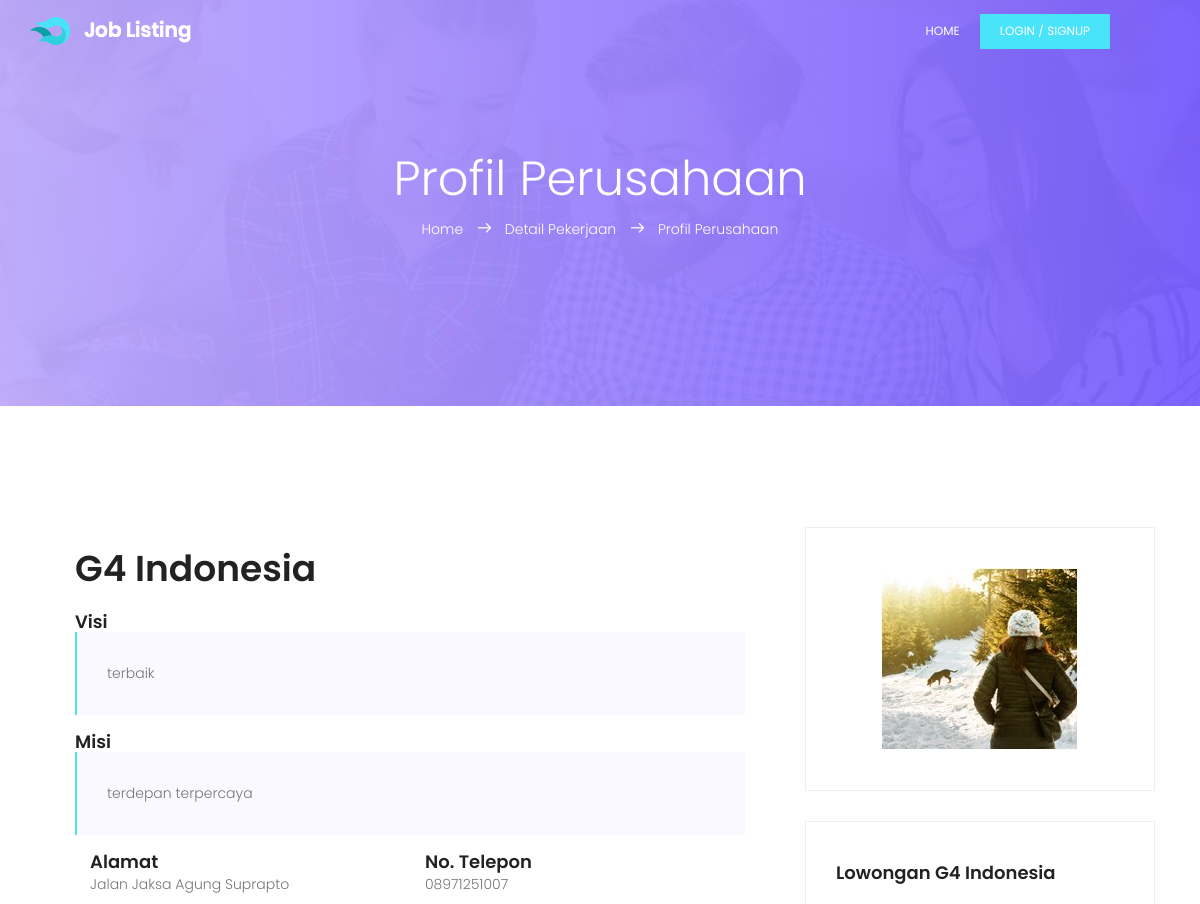
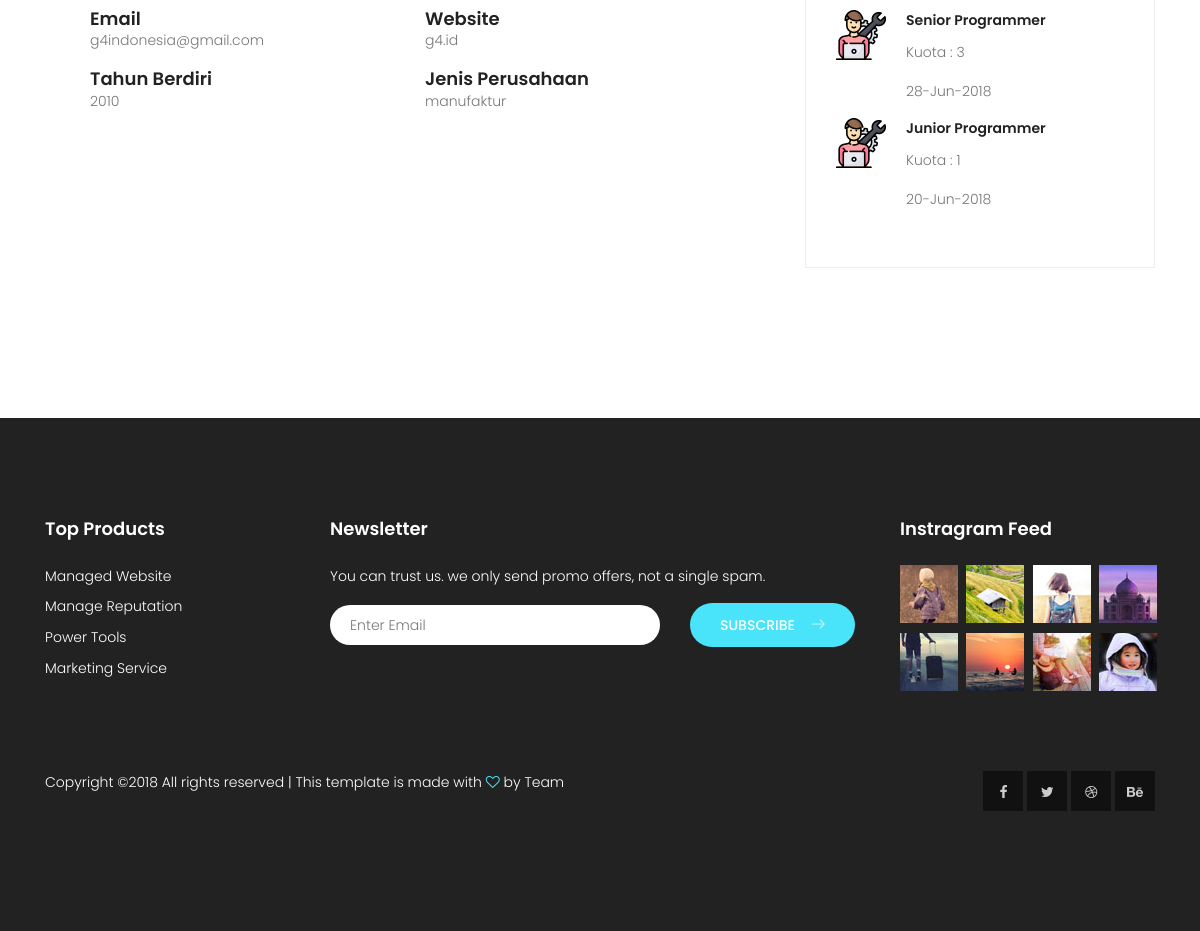
Page /index.php/home/single/2/1 on the committed database (2 pictures, top to bottom).
### tables this page shows
CREATE TABLE `perusahaan` (
  `idPerusahaan` int(11) NOT NULL,
  `namaPerusahaan` varchar(50) NOT NULL,
  `alamat` varchar(100) NOT NULL,
  `noTelp` varchar(12) NOT NULL,
  `email` varchar(50) NOT NULL,
  `website` varchar(50) NOT NULL,
  `visi` varchar(255) NOT NULL,
  `misi` varchar(255) NOT NULL,
  `tahunBerdiri` date NOT NULL,
  `idJenisPerusahaan` int(11) NOT NULL,
  `fotoPerusahaan` varchar(255) NOT NULL,
  `fkUser` int(11) NOT NULL
);

CREATE TABLE `jenis_perusahaan` (
  `idJenisPerusahaan` int(11) NOT NULL,
  `jenisPerusahaan` varchar(25) NOT NULL
);

CREATE TABLE `lowongan` (
  `idLowongan` int(11) NOT NULL,
  `lowongan` varchar(50) NOT NULL,
  `deskripsi` varchar(255) NOT NULL,
  `persyaratan` varchar(255) NOT NULL,
  `idPerusahaan` int(11) NOT NULL,
  `tglPost` date NOT NULL,
  `status` enum('buka','tutup') NOT NULL,
  `gaji` bigint(20) NOT NULL,
  `kota` varchar(25) NOT NULL,
  `jamKerja` enum('0','1','2') NOT NULL,
  `kuota` int(11) NOT NULL,
  `fkKategori` int(11) NOT NULL
);

CREATE TABLE `kategori_pekerjaan` (
  `idKategori` int(11) NOT NULL,
  `namaKategori` varchar(50) NOT NULL,
  `gambar` varchar(250) NOT NULL
);

### application/controllers/home.php (called while the page is built, shortened)
<?php
class Home extends CI_Controller {
	var $data;
	public function __construct()
	{
		$this->load->model('lowongan');
		$this->load->model('user');
	}
	public function single($idLowongan, $idPerusahaan = 0)
	{
		$data['userMasuk'] = $this->data;
		if ($idPerusahaan == 0) {
			$data['lowongan'] = $this->lowongan->getLowongan($idLowongan);
			$data['lowonganTerkait'] = $this->lowongan->getLowongan('', $idLowongan, $data['lowongan'][0]->fkKategori);
			$data['pendaftar'] = $this->lowongan->getPendaftar();
			$this->load->view('home/single', $data);
		} else {
			$data['perusahaan'] = $this->user->getPerusahaan($idPerusahaan);
			$data['lowongan'] = $this->lowongan->getLowongan('',0,0,$idPerusahaan);
			$this->load->view('home/perusahaan', $data);
		}
	}
}

### index.php (called while the page is built, shortened)
<?php
require_once BASEPATH.'core/CodeIgniter.php';

### application/models/user.php (called while the page is built, shortened)
<?php
class User extends CI_Model {
	public function getPerusahaan($id)
	{
		$this->db->from('perusahaan p');
		$this->db->join('jenis_perusahaan jp', 'p.idJenisPerusahaan = jp.idJenisPerusahaan');
		$this->db->where('idPerusahaan', $id);
		return $this->db->get()->result();
	}
}

### application/models/lowongan.php (called while the page is built, shortened)
<?php
class Lowongan extends CI_Model {
	public function getLowongan($get, $getkat=0, $kategori=0, $idPerusahaan=0)
	{
		$this->db->join('perusahaan', 'lowongan.idPerusahaan = perusahaan.idPerusahaan', 'left');
		$this->db->join('kategori_pekerjaan kp', 'lowongan.fkKategori = kp.idKategori', 'left');
		$this->db->where('status', 'buka');
		$this->db->where('kuota >', 0);
		if ($idPerusahaan > 0) {
			$this->db->where('lowongan.idPerusahaan', $idPerusahaan);
		}
		$this->db->order_by('tglPost', 'desc');
		$query = $this->db->get('lowongan');
		if ($get == 'num') {
			return $query->num_rows();
		} else {
			return $query->result();
		}
	}
}

### application/views/home/perusahaan.php (the view, shortened to what this page needs)
<!DOCTYPE html>
<html lang="id" class="no-js">
    <head>
        <?php include 'head.php'; ?>
	</head>
	<body>
        <?php include 'header.php'; ?>
		<section class="banner-area relative" id="home">
			<div class="overlay overlay-bg"></div>
			<div class="container">
				<div class="row d-flex align-items-center justify-content-center">
					<div class="about-content col-lg-12">
						<h1 class="text-white">
							Profil Perusahaan
						</h1>
						<p class="text-white link-nav"><a href="<?= base_url() ?>">Home </a>  <span class="lnr lnr-arrow-right"></span> <a href="<?= base_url('index.php/home/single/'.$this->uri->segment(3)) ?>"> Detail Pekerjaan</a> <span class="lnr lnr-arrow-right"></span> <a href="<?= base_url('index.php/home/singlePerusahaan/'.$this->uri->segment(4)) ?>"> Profil Perusahaan</a>
					</div>
				</div>
			</div>
		</section>
         <section class="blog-posts-area section-gap">
                <div class="container">
                    <div class="col-md-12">
                    </div>
                    <div class="row">
                        <div class="col-lg-8 post-list blog-post-list">
                            <div class="single-post">
                                <h1>
                                    <?= $perusahaan[0]->namaPerusahaan ?>
                                </h1>
                                <div class="content-wrap">
                                    <h4>Visi</h4>
                                    <blockquote class="generic-blockquote">
                                        <?= $perusahaan[0]->visi ?>
                                    </blockquote>
                                    <h4>Misi</h4>
                                    <blockquote class="generic-blockquote">
                                        <?= $perusahaan[0]->misi ?>
                                    </blockquote>
                                    <div class="col-xs-12 col-sm-12 col-md-6 col-lg-6" style="float: left;">
                                        <h4>Alamat</h4>
                                        <p><?= $perusahaan[0]->alamat ?></p>
                                    </div>
                                    <div class="col-xs-12 col-sm-12 col-md-6 col-lg-6" style="float: left;">
                                        <h4>No. Telepon</h4>
                                        <p><?= $perusahaan[0]->noTelp ?></p>
                                    </div>
                                    <div class="col-xs-12 col-sm-12 col-md-6 col-lg-6" style="float: left;">
                                        <h4>Email</h4>
                                        <p><?= $perusahaan[0]->email ?></p>
                                    </div>
                                    <div class="col-xs-12 col-sm-12 col-md-6 col-lg-6" style="float: left;">
                                        <h4>Website</h4>
                                        <p><?= $perusahaan[0]->website ?></p>
                                    </div>
                                    <div class="col-xs-12 col-sm-12 col-md-6 col-lg-6" style="float: left;">
                                        <h4>Tahun Berdiri</h4>
                                        <p><?= date('Y', strtotime($perusahaan[0]->tahunBerdiri)) ?></p>
                                    </div>
                                    <div class="col-xs-12 col-sm-12 col-md-6 col-lg-6" style="float: left;">
                                        <h4>Jenis Perusahaan</h4>
                                        <p><?= $perusahaan[0]->jenisPerusahaan ?></p>
                                    </div>
                                </div>
                            </div>
                        </div>
                        <div class="col-lg-4 sidebar">
                            <div class="single-widget protfolio-widget">
                                <img src="<?= base_url('assets/home/img/perusahaan/'.$perusahaan[0]->fotoPerusahaan) ?>" alt="Foto Perusahaan">
                            </div>
                            <div class="single-widget recent-posts-widget">
                                <h4 class="title">Lowongan <?= $perusahaan[0]->namaPerusahaan ?></h4>
                                <div class="blog-list ">
                                    <?php foreach ($lowongan as $value): ?>
                                        <div class="single-recent-post d-flex flex-row">
                                            <div class="recent-thumb">
                                                <img class="img-fluid" src="<?= base_url('assets/home/img/'.$value->gambar) ?>" alt="">
                                            </div>
                                            <div class="recent-details">
                                                <a href="<?= base_url('index.php/home/single/'.$value->idLowongan) ?>">
                                                    <h4>
                                                        <?= $value->lowongan ?>
                                                    </h4>
                                                </a>
                                                <p>
                                                    Kuota : <?= $value->kuota ?>
                                                </p>
                                                <p>
                                                    <?= date('d-M-Y', strtotime($value->tglPost)) ?>
                                                </p>
                                            </div>
                                        </div>
                                    <?php endforeach ?>
                                </div>
                            </div>
                        </div>
                    </div>
                </div>
            </section>
        <?php include 'foot.php'; ?>
	</body>
</html>

### assets/home/css/main.css (style rules this page uses)
body { color: #777777; font-family: "Poppins", sans-serif; font-size: 14px; font-weight: 300; line-height: 1.625em; position: relative; }
a { -webkit-transition: all 0.3s ease 0s; -moz-transition: all 0.3s ease 0s; -o-transition: all 0.3s ease 0s; transition: all 0.3s ease 0s; }
a, a:focus, a:hover { text-decoration: none; outline: 0; }
h1, h2, h3, h4, h5, h6 { font-family: "Poppins", sans-serif; color: #222222; line-height: 1.2em !important; margin-bottom: 0; margin-top: 0; font-weight: 600; }
h1, .h1 { font-size: 36px; }
h4, .h4 { font-size: 18px; }
.text-white { color: #fff; }
.relative { position: relative; }
.overlay { position: absolute; left: 0; right: 0; top: 0; bottom: 0; }
h1 { font-size: 36px; }
h4 { font-size: 18px; }
h1, h2, h3, h4, h5, h6 { line-height: 1.5em; }
.generic-blockquote { padding: 30px 50px 30px 30px; background: #f9f9ff; border-left: 2px solid #49e4fa; }
.section-gap { padding: 120px 0; }
.p1-gradient-bg, .banner-area .overlay-bg, .sidebar .single-slidebar .cat-list li:hover, .callto-action-area, .single-price:hover .price-bottom, .single-service:hover, .submit-right, .submit-left, .contact-btns, .form-area .primary-btn { background-image: -moz-linear-gradient(0deg, #bfacff 0%, #795fff 100%); background-image: -webkit-linear-gradient(0deg, #bfacff 0%, #795fff 100%); background-image: -ms-linear-gradient(0deg, #bfacff 0%, #795fff 100%); }
.banner-area { background: url(../img/header-bg.jpg) center; background-size: cover; }
.banner-area .overlay-bg { opacity: .95; }
.post-list .single-post { padding: 30px; background-color: #f9f9ff; margin-bottom: 30px; }
.link-nav { margin-top: 10px; }
.about-content { padding: 150px 0px; text-align: center; }
.about-content h1 { font-size: 48px; font-weight: 300; }
.about-content a { color: #fff; font-weight: 300; font-size: 14px; }
.about-content .lnr { margin: 0px 10px; font-weight: 600; }
.blog-post-list .single-post { background: transparent; padding: 0px 30px; }
.single-post { margin-bottom: 30px; }
.single-post h1 { margin-top: 20px; margin-bottom: 20px; }
.single-widget { border: 1px solid #eee; padding: 40px 30px; margin-bottom: 30px; }
.single-widget .title { font-weight: 600; margin-bottom: 30px; }
.protfolio-widget { text-align: center; }
.recent-posts-widget .single-recent-post .recent-details { margin-left: 20px; }
.recent-posts-widget .single-recent-post .recent-details h4 { line-height: 1.5em !important; font-size: 14px; -webkit-transition: all 0.3s ease 0s; -moz-transition: all 0.3s ease 0s; -o-transition: all 0.3s ease 0s; transition: all 0.3s ease 0s; }
.recent-posts-widget .single-recent-post .recent-details p { margin-top: 10px; }

### rows in the picture
perusahaan: namaPerusahaan "G4 Indonesia", visi "terbaik", misi "terdepan terpercaya", alamat "Jalan Jaksa Agung Suprapto", noTelp "08971251007", email "g4indonesia@gmail.com", website "g4.id", tahunBerdiri "2010", idJenisPerusahaan.jenisPerusahaan "manufaktur", fotoPerusahaan (picture)
lowongan: kategori_pekerjaan.gambar (picture), lowongan "Senior Programmer", kuota "3", tglPost "28-Jun-2018"
lowongan: kategori_pekerjaan.gambar (picture), lowongan "Junior Programmer", kuota "1", tglPost "20-Jun-2018"
